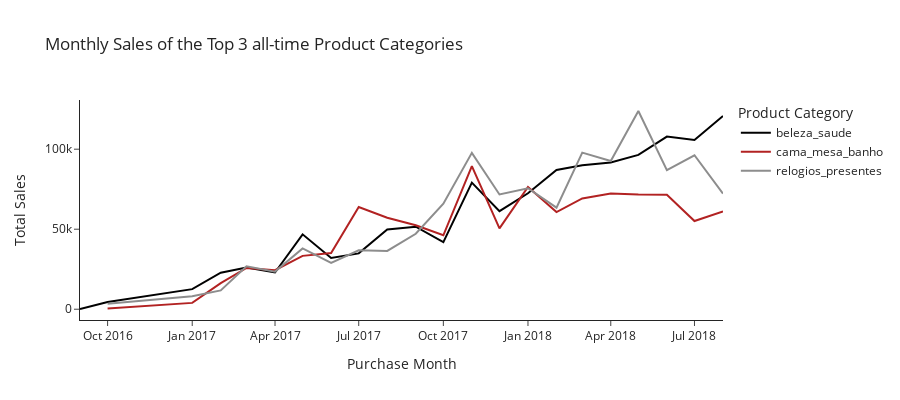

The cell this chart's notebook holds for it:
### Markdown cell above
##### Determine and plot the sales of the top 3 best selling categories

### Code cell
# Combine orders, order_items, and products
order_items_products = (
    orders.select(['order_id', 'order_purchase_timestamp'])
    .join(
        order_items.select(['order_id', 'product_id', 'price']),
        on='order_id')
    .join(
        products.select(['product_id', 'product_category_name']),
        on='product_id')
)

# Get the top 3 product categories by sales volume (sum of price)
top_categories_by_sales = (
    order_items_products.select(['product_category_name', 'price'])
    .groupby('product_category_name')
    .agg(pl.col('price').sum().alias('total_sales'))
    .sort(by='total_sales', reverse=True)
    .head(3)
)

top_3_categories = list(top_categories_by_sales['product_category_name'])

# Create a dataframe with monthly sales data for each of the top categories
top_products_detail = (
    order_items_products
    .filter(pl.col('product_category_name').is_in(top_3_categories))
    .with_columns(
        (pl.col('order_purchase_timestamp').str.strptime(pl.Datetime).cast(pl.Date).dt.truncate("1mo").alias('purchase_month')))
    .drop(columns='order_purchase_timestamp')
    .groupby(['purchase_month', 'product_category_name'])
    .agg(pl.col('price').sum().alias('total_sales'))
    .sort(by=['product_category_name', 'purchase_month'])
    .to_pandas()
)

# Plot the results over each month
fig = px.line(
    top_products_detail, x='purchase_month', y='total_sales',
    color='product_category_name', markers=False, width=900, height=400,
    color_discrete_map= {
        "beleza_saude": "#010101",
        "relogios_presentes": "#8d8d8d",
        "cama_mesa_banho": '#B22222'},
    labels = {
        "purchase_month": "Purchase Month",
        "total_sales": "Total Sales",
        "product_category_name": "Product Category"},
    title='Monthly Sales of the Top 3 all-time Product Categories',
    template='simple_white')
fig.show()

### Figure 1 — Plotly figure (JSON) as saved in the notebook; plotly's stock layout.template omitted (floating-point values rounded to 4 significant figures)
{"data": [{"hovertemplate": "Product Category=beleza_saude<br>Purchase Month=%{x}<br>Total Sales=%{y}<extra></extra>", "legendgroup": "beleza_saude", "line": {"color": "#010101", "dash": "solid"}, "marker": {"symbol": "circle"}, "mode": "lines", "name": "beleza_saude", "orientation": "v", "showlegend": true, "type": "scatter", "x": ["2016-09-01T00:00:00", "2016-10-01T00:00:00", "2017-01-01T00:00:00", "2017-02-01T00:00:00", "2017-03-01T00:00:00", "2017-04-01T00:00:00", "2017-05-01T00:00:00", "2017-06-01T00:00:00", "2017-07-01T00:00:00", "2017-08-01T00:00:00", "2017-09-01T00:00:00", "2017-10-01T00:00:00", "2017-11-01T00:00:00", "2017-12-01T00:00:00", "2018-01-01T00:00:00", "2018-02-01T00:00:00", "2018-03-01T00:00:00", "2018-04-01T00:00:00", "2018-05-01T00:00:00", "2018-06-01T00:00:00", "2018-07-01T00:00:00", "2018-08-01T00:00:00"], "xaxis": "x", "y": [135.0, 4553.0, 12560.0, 22840.0, 26000.0, 22940.0, 46790.0, 32030.0, 34900.0, 49870.0, 51540.0, 41920.0, 79120.0, 61260.0, 72470.0, 87000.0, 90030.0, 91750.0, 96460.0, 107900.0, 105800.0, 120800.0], "yaxis": "y"}, {"hovertemplate": "Product Category=cama_mesa_banho<br>Purchase Month=%{x}<br>Total Sales=%{y}<extra></extra>", "legendgroup": "cama_mesa_banho", "line": {"color": "#B22222", "dash": "solid"}, "marker": {"symbol": "circle"}, "mode": "lines", "name": "cama_mesa_banho", "orientation": "v", "showlegend": true, "type": "scatter", "x": ["2016-10-01T00:00:00", "2017-01-01T00:00:00", "2017-02-01T00:00:00", "2017-03-01T00:00:00", "2017-04-01T00:00:00", "2017-05-01T00:00:00", "2017-06-01T00:00:00", "2017-07-01T00:00:00", "2017-08-01T00:00:00", "2017-09-01T00:00:00", "2017-10-01T00:00:00", "2017-11-01T00:00:00", "2017-12-01T00:00:00", "2018-01-01T00:00:00", "2018-02-01T00:00:00", "2018-03-01T00:00:00", "2018-04-01T00:00:00", "2018-05-01T00:00:00", "2018-06-01T00:00:00", "2018-07-01T00:00:00", "2018-08-01T00:00:00"], "xaxis": "x", "y": [479.0, 3960.0, 16280.0, 25770.0, 24350.0, 33350.0, 35110.0, 63890.0, 57140.0, 52470.0, 46200.0, 89410.0, 50510.0, 76380.0, 60690.0, 69260.0, 72360.0, 71700.0, 71570.0, 55080.0, 61040.0], "yaxis": "y"}, {"hovertemplate": "Product Category=relogios_presentes<br>Purchase Month=%{x}<br>Total Sales=%{y}<extra></extra>", "legendgroup": "relogios_presentes", "line": {"color": "#8d8d8d", "dash": "solid"}, "marker": {"symbol": "circle"}, "mode": "lines", "name": "relogios_presentes", "orientation": "v", "showlegend": true, "type": "scatter", "x": ["2016-10-01T00:00:00", "2017-01-01T00:00:00", "2017-02-01T00:00:00", "2017-03-01T00:00:00", "2017-04-01T00:00:00", "2017-05-01T00:00:00", "2017-06-01T00:00:00", "2017-07-01T00:00:00", "2017-08-01T00:00:00", "2017-09-01T00:00:00", "2017-10-01T00:00:00", "2017-11-01T00:00:00", "2017-12-01T00:00:00", "2018-01-01T00:00:00", "2018-02-01T00:00:00", "2018-03-01T00:00:00", "2018-04-01T00:00:00", "2018-05-01T00:00:00", "2018-06-01T00:00:00", "2018-07-01T00:00:00", "2018-08-01T00:00:00"], "xaxis": "x", "y": [3360.0, 8087.0, 11760.0, 26770.0, 23490.0, 37970.0, 28950.0, 36800.0, 36420.0, 47140.0, 65960.0, 97720.0, 71730.0, 75620.0, 63460.0, 97860.0, 92660.0, 123900.0, 86890.0, 96210.0, 72280.0], "yaxis": "y"}], "layout": {"height": 400, "legend": {"title": {"text": "Product Category"}, "tracegroupgap": 0}, "title": {"text": "Monthly Sales of the Top 3 all-time Product Categories"}, "width": 900, "xaxis": {"anchor": "y", "domain": [0, 1], "title": {"text": "Purchase Month"}}, "yaxis": {"anchor": "x", "domain": [0, 1], "title": {"text": "Total Sales"}}}}
